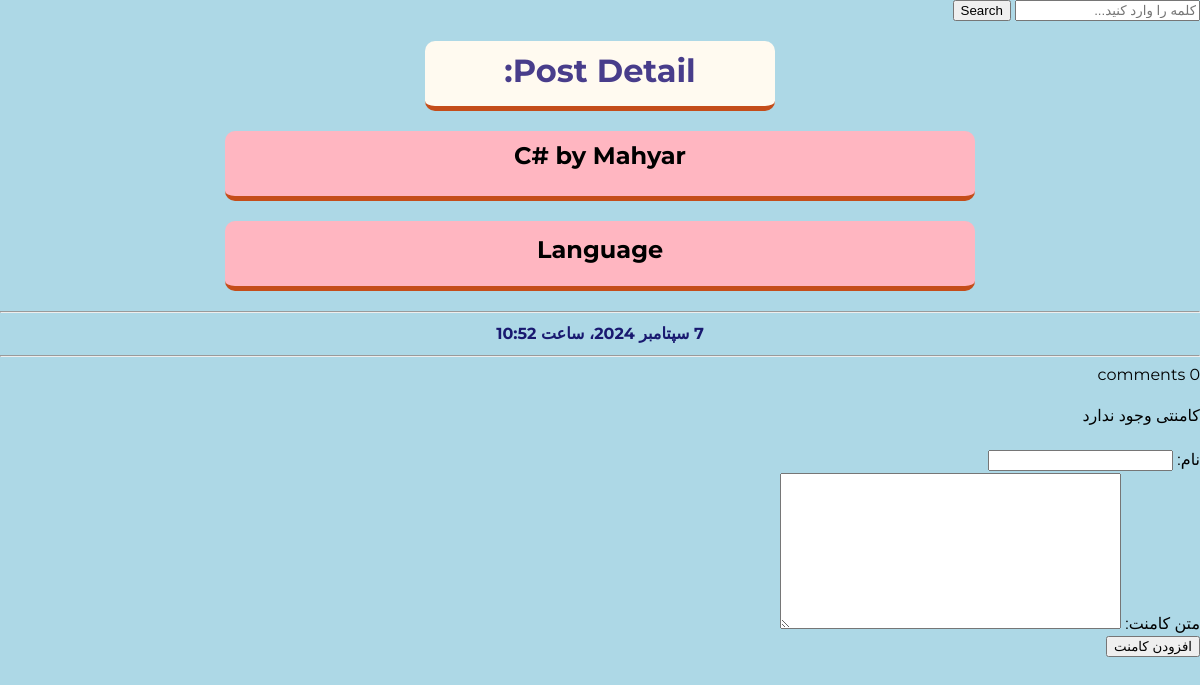
/blog/posts/6, run on the app's committed database.
### blog/models.py (models this page shows, shortened)
class Post(models.Model):
    class Status(models.TextChoices):
        DRAFT = 'DF', 'Draft'
        PUBLISHED = 'PB', 'Published'
        REJECTED = 'R', 'Rejected'
    author = models.ForeignKey(User, on_delete=models.CASCADE, related_name='user_posts')
    title = models.CharField(max_length=250)
    description = models.TextField()
    slug = models.SlugField(max_length=250)
    publish = models.DateTimeField(default=timezone.now)
    created = models.DateTimeField(auto_now_add=True)
    updated = models.DateTimeField(auto_now=True)
    status = models.CharField(max_length=2, choices=Status.choices, default=Status.DRAFT)
    reading_time = models.PositiveIntegerField(verbose_name='زمان مطالعه')
    objects = models.Manager()
    published = PublishedManager()
    class Meta:
        ordering = ['-publish']
        indexes = [
            models.Index(fields=['-publish']),
        ]
        verbose_name = 'پست'
        verbose_name_plural = 'پست ها'

### blog/views.py (the view)
# urls.py: path('posts/<int:pk>', views.post_detail, name='post_detail'),
def post_detail(request, pk):
    post = get_object_or_404(Post, pk=pk, status=Post.Status.PUBLISHED)
    comment = post.comments.filter(active=True)
    form = CommentForm()
    context = {
        'post': post,
        'form': form,
        'comment': comment,
    }
    return render(request, 'blog/detail.html', context)

### blog/forms.py (shortened to what this page needs)
class CommentForm(forms.ModelForm):
    class Meta:
        model = Comments
        fields = ['name', 'body']

### blog/templatetags/blog_tags.py (called while the page is built)
@register.filter(name='markdown')
def to_markdown(text):
    return mark_safe(markdown(text))

### blog/templates/blog/detail.html (shortened to what this page needs)
{% extends 'parent/base.html' %}
{% load jformat %}
{% load blog_tags %}
{% block content %}
    <h1>Post Detail:</h1>
    <h2>{{ post.title }} by {{ post.author | capfirst }}</h2>
    <h2>{{ post.description | markdown }}</h2>
    <hr>
    <p class="paragraph">{{ post.publish | jformat:'%y/%m/%d - %H:%M' }}</p>
    <hr>
    <div>
        {% with comment.count as cm_count %}
            {{ cm_count }} comment{{ cm_count|pluralize }}
        {% endwith %}
    </div>
    <br>
   <div>
        {% for cm in comment %}
            {{ cm.body | linebreaks }}
            <p>نویسنده: {{ cm.name }}</p>
            <hr>
            {% empty %}
            <p>کامنتی وجود ندارد</p>
        {% endfor %}
   </div>
    <br>
    <form method="post" action="{% url 'blog:post_comment' post.id %}">
        {{ form.as_p }}
        <input type="submit" value="افزودن کامنت">
    </form>
{% endblock %}

### blog/static/css/base.css (style rules this page uses)
* { box-sizing: border-box; }
body { --h: 212deg; --l: 43%; --brandColor: hsl(var(--h), 71%, var(--l)); font-family: Montserrat, sans-serif; margin: 0; background-color: lightblue; }
p { margin: 0; line-height: 1.6; }
h1 { width: 350px; height: 70px; background-color: floralwhite; color: darkslateblue; text-align: center; border-bottom: 5px solid #c44d1a; border-radius: 10px; margin: 20px auto; padding: 10px; }
h2 { width: 750px; height: 70px; background-color: lightpink; color: black; text-align: center; border-bottom: 5px solid #c44d1a; border-radius: 10px; margin: 20px auto; padding: 10px; }
.paragraph { text-align: center; color: midnightblue; font-weight: bold; }

### data on the page
Post: title "C#", author "Mahyar", description "Language", publish|jformat "7 سپتامبر 2024، ساعت 10:52"
